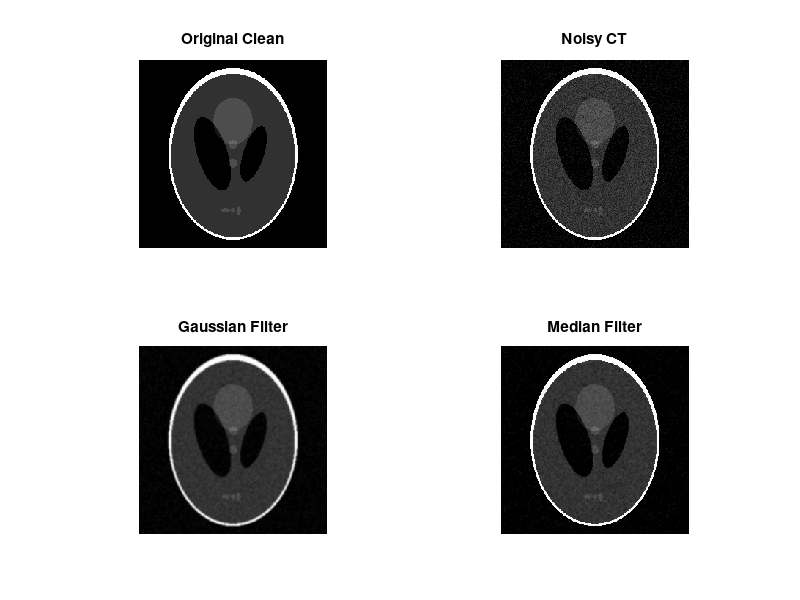

MATLAB code to generate this figure: (Note: this script raises an error after producing the figure.)
% Day 10 - Noise Reduction
% Author: Viraj Patil

%% Load CT image
ct_image = phantom(256);

%% 1. Add artificial noise
noisy = ct_image + 0.05 * randn(size(ct_image));
noisy = max(min(noisy, 1), 0);

%% 2. Gaussian filter
gaussian = imgaussfilt(noisy, 1);

%% 3. Median filter
median_filtered = medfilt2(noisy, [3 3]);

%% 4. Compare all four
figure;

subplot(2, 2, 1);
imshow(ct_image, []);
title('Original Clean');

subplot(2, 2, 2);
imshow(noisy, []);
title('Noisy CT');

subplot(2, 2, 3);
imshow(gaussian, []);
title('Gaussian Filter');

subplot(2, 2, 4);
imshow(median_filtered, []);
title('Median Filter');

sgtitle('Day 10: Noise Reduction Comparison');

disp('Day 10 Complete!');    
